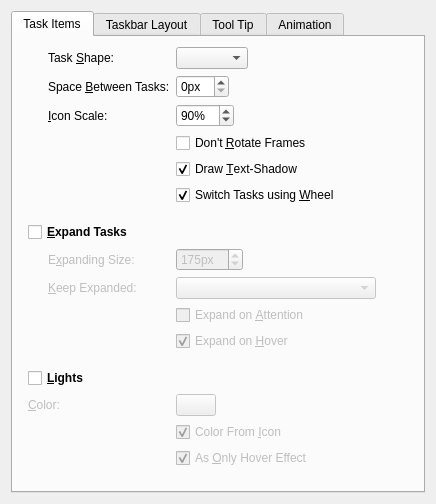
<?xml version="1.0" encoding="UTF-8"?>
<ui version="4.0">
 <class>Appearance</class>
 <widget class="QWidget" name="Appearance">
  <property name="geometry">
   <rect>
    <x>0</x>
    <y>0</y>
    <width>436</width>
    <height>504</height>
   </rect>
  </property>
  <property name="windowTitle">
   <string>Appearance</string>
  </property>
  <property name="accessibleName">
   <string>Appearance</string>
  </property>
  <layout class="QGridLayout" name="gridLayout">
   <item row="0" column="1">
    <widget class="QTabWidget" name="tabWidget">
     <property name="currentIndex">
      <number>0</number>
     </property>
     <widget class="QWidget" name="taskItemsTab">
      <attribute name="title">
       <string>Task Items</string>
      </attribute>
      <layout class="QFormLayout" name="formLayout">
       <property name="fieldGrowthPolicy">
        <enum>QFormLayout::ExpandingFieldsGrow</enum>
       </property>
       <property name="leftMargin">
        <number>15</number>
       </property>
       <property name="topMargin">
        <number>10</number>
       </property>
       <property name="rightMargin">
        <number>15</number>
       </property>
       <property name="bottomMargin">
        <number>10</number>
       </property>
       <item row="1" column="0">
        <widget class="QLabel" name="taskShapeLabel">
         <property name="text">
          <string>Task &amp;Shape:</string>
         </property>
         <property name="alignment">
          <set>Qt::AlignLeading|Qt::AlignLeft|Qt::AlignVCenter</set>
         </property>
         <property name="indent">
          <number>20</number>
         </property>
         <property name="buddy">
          <cstring>shape</cstring>
         </property>
        </widget>
       </item>
       <item row="1" column="1">
        <widget class="QComboBox" name="shape">
         <property name="toolTip">
          <string>&lt;p&gt;This setting is only effective when there is enough room in the taskbar to display the task items in the according shape.&lt;/p&gt;

&lt;h4&gt;Rectangle&lt;/h4&gt;
&lt;p&gt;Displays collapsed task items as rectangles.&lt;/p&gt;

&lt;h4&gt;Square&lt;/h4&gt;
&lt;p&gt;Displays collapsed task items as squares.&lt;/p&gt;</string>
         </property>
        </widget>
       </item>
       <item row="3" column="0">
        <widget class="QLabel" name="spaceLabel">
         <property name="text">
          <string>Space &amp;Between Tasks:</string>
         </property>
         <property name="alignment">
          <set>Qt::AlignLeading|Qt::AlignLeft|Qt::AlignVCenter</set>
         </property>
         <property name="indent">
          <number>20</number>
         </property>
         <property name="buddy">
          <cstring>taskSpacing</cstring>
         </property>
        </widget>
       </item>
       <item row="3" column="1">
        <widget class="QSpinBox" name="taskSpacing">
         <property name="suffix">
          <string>px</string>
         </property>
         <property name="maximum">
          <number>15</number>
         </property>
        </widget>
       </item>
       <item row="5" column="0">
        <widget class="QLabel" name="iconScaleLabel">
         <property name="text">
          <string>&amp;Icon Scale:</string>
         </property>
         <property name="alignment">
          <set>Qt::AlignLeading|Qt::AlignLeft|Qt::AlignVCenter</set>
         </property>
         <property name="indent">
          <number>20</number>
         </property>
         <property name="buddy">
          <cstring>iconScale</cstring>
         </property>
        </widget>
       </item>
       <item row="5" column="1">
        <widget class="QSpinBox" name="iconScale">
         <property name="toolTip">
          <string>The scale of the task icons in relation to the height/width (whatever is smaller) of the task item.</string>
         </property>
         <property name="suffix">
          <string>%</string>
         </property>
         <property name="minimum">
          <number>10</number>
         </property>
         <property name="maximum">
          <number>100</number>
         </property>
         <property name="value">
          <number>90</number>
         </property>
        </widget>
       </item>
       <item row="9" column="0" colspan="2">
        <spacer name="verticalSpacer">
         <property name="orientation">
          <enum>Qt::Vertical</enum>
         </property>
         <property name="sizeType">
          <enum>QSizePolicy::Fixed</enum>
         </property>
         <property name="sizeHint" stdset="0">
          <size>
           <width>20</width>
           <height>5</height>
          </size>
         </property>
        </spacer>
       </item>
       <item row="10" column="0">
        <widget class="QCheckBox" name="expandTasks">
         <property name="sizePolicy">
          <sizepolicy hsizetype="Preferred" vsizetype="Fixed">
           <horstretch>0</horstretch>
           <verstretch>0</verstretch>
          </sizepolicy>
         </property>
         <property name="font">
          <font>
           <weight>75</weight>
           <bold>true</bold>
          </font>
         </property>
         <property name="text">
          <string>&amp;Expand Tasks</string>
         </property>
        </widget>
       </item>
       <item row="13" column="0">
        <widget class="QLabel" name="expandingSizeLabel">
         <property name="enabled">
          <bool>false</bool>
         </property>
         <property name="text">
          <string>E&amp;xpanding Size:</string>
         </property>
         <property name="indent">
          <number>20</number>
         </property>
         <property name="buddy">
          <cstring>expandingSize</cstring>
         </property>
        </widget>
       </item>
       <item row="13" column="1">
        <widget class="QSpinBox" name="expandingSize">
         <property name="enabled">
          <bool>false</bool>
         </property>
         <property name="toolTip">
          <string>This is the additional size that gets added to a task item when it expands. Keep in mind that the task items might not be able to expand fully when there is not enough room.</string>
         </property>
         <property name="suffix">
          <string>px</string>
         </property>
         <property name="minimum">
          <number>20</number>
         </property>
         <property name="maximum">
          <number>1000</number>
         </property>
         <property name="value">
          <number>175</number>
         </property>
        </widget>
       </item>
       <item row="16" column="0">
        <widget class="QLabel" name="keepExpandedLabel">
         <property name="enabled">
          <bool>false</bool>
         </property>
         <property name="text">
          <string>&amp;Keep Expanded:</string>
         </property>
         <property name="alignment">
          <set>Qt::AlignLeading|Qt::AlignLeft|Qt::AlignVCenter</set>
         </property>
         <property name="indent">
          <number>20</number>
         </property>
         <property name="buddy">
          <cstring>keepExpanded</cstring>
         </property>
        </widget>
       </item>
       <item row="16" column="1">
        <widget class="QComboBox" name="keepExpanded">
         <property name="enabled">
          <bool>false</bool>
         </property>
         <property name="minimumSize">
          <size>
           <width>200</width>
           <height>0</height>
          </size>
         </property>
         <property name="sizeAdjustPolicy">
          <enum>QComboBox::AdjustToContentsOnFirstShow</enum>
         </property>
        </widget>
       </item>
       <item row="19" column="0" colspan="2">
        <spacer name="verticalSpacer_2">
         <property name="orientation">
          <enum>Qt::Vertical</enum>
         </property>
         <property name="sizeType">
          <enum>QSizePolicy::Fixed</enum>
         </property>
         <property name="sizeHint" stdset="0">
          <size>
           <width>20</width>
           <height>5</height>
          </size>
         </property>
        </spacer>
       </item>
       <item row="20" column="0">
        <widget class="QCheckBox" name="lights">
         <property name="sizePolicy">
          <sizepolicy hsizetype="Preferred" vsizetype="Fixed">
           <horstretch>0</horstretch>
           <verstretch>0</verstretch>
          </sizepolicy>
         </property>
         <property name="font">
          <font>
           <weight>75</weight>
           <bold>true</bold>
          </font>
         </property>
         <property name="toolTip">
          <string>When this is checked a blob of light is drawn on the task items when you hover them or when they demand attention.</string>
         </property>
         <property name="text">
          <string>&amp;Lights</string>
         </property>
        </widget>
       </item>
       <item row="22" column="1">
        <widget class="KColorButton" name="lightColor">
         <property name="enabled">
          <bool>false</bool>
         </property>
         <property name="color">
          <color alpha="200">
           <red>78</red>
           <green>196</green>
           <blue>249</blue>
          </color>
         </property>
         <property name="defaultColor">
          <color alpha="200">
           <red>78</red>
           <green>196</green>
           <blue>249</blue>
          </color>
         </property>
        </widget>
       </item>
       <item row="18" column="1">
        <widget class="QCheckBox" name="expandOnHover">
         <property name="enabled">
          <bool>false</bool>
         </property>
         <property name="text">
          <string>Expand on &amp;Hover</string>
         </property>
         <property name="checked">
          <bool>true</bool>
         </property>
        </widget>
       </item>
       <item row="6" column="1">
        <widget class="QCheckBox" name="dontRotateFrame">
         <property name="toolTip">
          <string>For some plasma themes task items might look better when their frames are not rotated. This only concerns vertical layouts, e.g. when you place the taskbar at the left (or right) screen edge.</string>
         </property>
         <property name="text">
          <string>Don't &amp;Rotate Frames</string>
         </property>
        </widget>
       </item>
       <item row="24" column="1">
        <widget class="QCheckBox" name="onlyLights">
         <property name="enabled">
          <bool>false</bool>
         </property>
         <property name="toolTip">
          <string>Usually a different frame for hovered task items is used. But for some plasma themes this might look ugly in combination with the light effect. Using this option you can deactivate the usage of a different task item frame on hover.</string>
         </property>
         <property name="text">
          <string>As &amp;Only Hover Effect</string>
         </property>
         <property name="checked">
          <bool>true</bool>
         </property>
        </widget>
       </item>
       <item row="7" column="1">
        <widget class="QCheckBox" name="textShadow">
         <property name="text">
          <string>Draw &amp;Text-Shadow</string>
         </property>
         <property name="checked">
          <bool>true</bool>
         </property>
        </widget>
       </item>
       <item row="23" column="1">
        <widget class="QCheckBox" name="lightColorFromIcon">
         <property name="enabled">
          <bool>false</bool>
         </property>
         <property name="toolTip">
          <string>When this is checked the dominant color of the task icon is used as the light color. When only an ugly (grayish) color could be extracted the color specified above is used instead.</string>
         </property>
         <property name="text">
          <string>Color From &amp;Icon</string>
         </property>
         <property name="checked">
          <bool>true</bool>
         </property>
        </widget>
       </item>
       <item row="22" column="0">
        <widget class="QLabel" name="colorLabel">
         <property name="enabled">
          <bool>false</bool>
         </property>
         <property name="text">
          <string>&amp;Color:</string>
         </property>
         <property name="buddy">
          <cstring>lightColor</cstring>
         </property>
        </widget>
       </item>
       <item row="8" column="1">
        <widget class="QCheckBox" name="scrollSwitchTasks">
         <property name="text">
          <string>Switch Tasks using &amp;Wheel</string>
         </property>
         <property name="checked">
          <bool>true</bool>
         </property>
        </widget>
       </item>
       <item row="17" column="1">
        <widget class="QCheckBox" name="expandOnAttention">
         <property name="enabled">
          <bool>false</bool>
         </property>
         <property name="text">
          <string>Expand on &amp;Attention</string>
         </property>
        </widget>
       </item>
      </layout>
     </widget>
     <widget class="QWidget" name="taskbarLayoutTab">
      <attribute name="title">
       <string>Taskbar Layout</string>
      </attribute>
      <layout class="QFormLayout" name="formLayout_4">
       <property name="fieldGrowthPolicy">
        <enum>QFormLayout::ExpandingFieldsGrow</enum>
       </property>
       <property name="leftMargin">
        <number>15</number>
       </property>
       <property name="topMargin">
        <number>10</number>
       </property>
       <property name="rightMargin">
        <number>15</number>
       </property>
       <property name="bottomMargin">
        <number>10</number>
       </property>
       <item row="0" column="0" colspan="2">
        <widget class="QLabel" name="label_2">
         <property name="font">
          <font>
           <weight>75</weight>
           <bold>true</bold>
          </font>
         </property>
         <property name="text">
          <string>Row Constraints</string>
         </property>
        </widget>
       </item>
       <item row="2" column="0">
        <widget class="QLabel" name="minimumRowsLabel">
         <property name="text">
          <string>&amp;Minimum Rows:</string>
         </property>
         <property name="alignment">
          <set>Qt::AlignLeading|Qt::AlignLeft|Qt::AlignVCenter</set>
         </property>
         <property name="indent">
          <number>20</number>
         </property>
         <property name="buddy">
          <cstring>minimumRows</cstring>
         </property>
        </widget>
       </item>
       <item row="2" column="1">
        <widget class="QSpinBox" name="minimumRows">
         <property name="toolTip">
          <string>This defines the minimum row count. Some layouts stretch the filled rows in order to fill any empty space. This way the displayed rows might be still fewer than this value.</string>
         </property>
         <property name="minimum">
          <number>1</number>
         </property>
         <property name="maximum">
          <number>128</number>
         </property>
        </widget>
       </item>
       <item row="5" column="0">
        <widget class="QLabel" name="maximumRowsLabel">
         <property name="text">
          <string>Ma&amp;ximum Rows:</string>
         </property>
         <property name="alignment">
          <set>Qt::AlignLeading|Qt::AlignLeft|Qt::AlignVCenter</set>
         </property>
         <property name="indent">
          <number>20</number>
         </property>
         <property name="buddy">
          <cstring>maximumRows</cstring>
         </property>
        </widget>
       </item>
       <item row="5" column="1">
        <widget class="QSpinBox" name="maximumRows">
         <property name="toolTip">
          <string>This defines the maximum row count.</string>
         </property>
         <property name="minimum">
          <number>1</number>
         </property>
         <property name="maximum">
          <number>128</number>
         </property>
         <property name="value">
          <number>3</number>
         </property>
        </widget>
       </item>
       <item row="6" column="0" colspan="2">
        <spacer name="verticalSpacer_3">
         <property name="orientation">
          <enum>Qt::Vertical</enum>
         </property>
         <property name="sizeType">
          <enum>QSizePolicy::Fixed</enum>
         </property>
         <property name="sizeHint" stdset="0">
          <size>
           <width>20</width>
           <height>5</height>
          </size>
         </property>
        </spacer>
       </item>
       <item row="7" column="0" colspan="2">
        <layout class="QHBoxLayout" name="horizontalLayout_2">
         <item>
          <widget class="QLabel" name="taskbarLayoutLabel">
           <property name="font">
            <font>
             <weight>75</weight>
             <bold>true</bold>
            </font>
           </property>
           <property name="text">
            <string>&amp;Layout:</string>
           </property>
           <property name="alignment">
            <set>Qt::AlignLeading|Qt::AlignLeft|Qt::AlignVCenter</set>
           </property>
           <property name="buddy">
            <cstring>taskbarLayout</cstring>
           </property>
          </widget>
         </item>
         <item>
          <widget class="QComboBox" name="taskbarLayout">
           <property name="toolTip">
            <string>&lt;p&gt;The layout is responsible for the size and placement of the task items.
Each of the provided layouts has other advantages and disadvantages.
Because I can't decide which layouting strategy is best suited for this purpose I include several choices for now.&lt;/p&gt;

&lt;h4&gt;By Taskbar Shape&lt;/h4&gt;
&lt;p&gt;This layout creates as much rows as are needed so that following condition is met:&lt;/p&gt;
&lt;pre&gt;row height &amp;times; row aspect ratio &amp;le; row width&lt;/pre&gt;
&lt;p&gt;However, if this would yield empty rows the filled rows are scaled in height so that the whole task bar space is covered.&lt;/p&gt;

&lt;h4&gt;Maximum Squeeze&lt;/h4&gt;
&lt;p&gt;Because the width of the task items depends of their height the more rows there are the less room the items occupy.
This layout sets the width of the task items always to the width they would have when the row count would have reached the maximally allowed value.

&lt;h4&gt;Fixed Item Number per Row&lt;/h4&gt;
&lt;p&gt;This layout always put the configured number of task items into one row, unless there would not be enough room for all task items.
Then the items are distributed evenly over the rows.&lt;/p&gt;

&lt;h4&gt;Limited Squeeze&lt;/h4&gt;
&lt;p&gt;This layout tries to squeeze the task items only up to a given maximum squeeze ratio. If it would have to squeeze them more than that it creates a new row. Currently this layout is the only one that respects the “Prefer Grouping” setting.&lt;/p&gt;

&lt;h4&gt;Fixed Maximum Item Height&lt;/h4&gt;
&lt;p&gt;This layout always assumes the configured height of the task items.
Through the dependency between the width and height of the task items this leads to a specific distribution of the items.
This layout does not fill empty space by up-scaling the rows.&lt;/p&gt;</string>
           </property>
          </widget>
         </item>
         <item>
          <spacer name="horizontalSpacer_2">
           <property name="orientation">
            <enum>Qt::Horizontal</enum>
           </property>
           <property name="sizeHint" stdset="0">
            <size>
             <width>0</width>
             <height>0</height>
            </size>
           </property>
          </spacer>
         </item>
        </layout>
       </item>
       <item row="8" column="0">
        <widget class="QLabel" name="rowAspectRatioLabel">
         <property name="enabled">
          <bool>false</bool>
         </property>
         <property name="text">
          <string>Row &amp;Aspect Ratio:</string>
         </property>
         <property name="buddy">
          <cstring>rowAspectRatio</cstring>
         </property>
        </widget>
       </item>
       <item row="8" column="1">
        <widget class="QDoubleSpinBox" name="rowAspectRatio">
         <property name="enabled">
          <bool>false</bool>
         </property>
         <property name="toolTip">
          <string>The “By Taskbar Shape” layout uses this value to determine how many rows should be created.</string>
         </property>
         <property name="decimals">
          <number>1</number>
         </property>
         <property name="minimum">
          <double>0.100000000000000</double>
         </property>
         <property name="singleStep">
          <double>0.100000000000000</double>
         </property>
         <property name="value">
          <double>1.500000000000000</double>
         </property>
        </widget>
       </item>
       <item row="9" column="0">
        <widget class="QLabel" name="itemsPerRowLabel">
         <property name="enabled">
          <bool>false</bool>
         </property>
         <property name="text">
          <string>&amp;Items per Row:</string>
         </property>
         <property name="indent">
          <number>20</number>
         </property>
         <property name="buddy">
          <cstring>itemsPerRow</cstring>
         </property>
        </widget>
       </item>
       <item row="9" column="1">
        <widget class="QSpinBox" name="itemsPerRow">
         <property name="enabled">
          <bool>false</bool>
         </property>
         <property name="toolTip">
          <string>The “Fixed Item Number per Row” layout uses this amount to fill the rows with task items.</string>
         </property>
         <property name="value">
          <number>14</number>
         </property>
        </widget>
       </item>
       <item row="10" column="0">
        <widget class="QLabel" name="itemHeightLabel">
         <property name="enabled">
          <bool>false</bool>
         </property>
         <property name="text">
          <string>Maximum Item &amp;Height:</string>
         </property>
         <property name="indent">
          <number>20</number>
         </property>
         <property name="buddy">
          <cstring>itemHeight</cstring>
         </property>
        </widget>
       </item>
       <item row="10" column="1">
        <widget class="QSpinBox" name="itemHeight">
         <property name="enabled">
          <bool>false</bool>
         </property>
         <property name="toolTip">
          <string>The “Fixed Maximum Item Height” layout uses this value to determine the size of the task items.</string>
         </property>
         <property name="suffix">
          <string>px</string>
         </property>
         <property name="value">
          <number>60</number>
         </property>
        </widget>
       </item>
       <item row="11" column="0">
        <widget class="QLabel" name="squeezeRatioLabel">
         <property name="enabled">
          <bool>false</bool>
         </property>
         <property name="text">
          <string>Maximum &amp;Squeeze Ratio:</string>
         </property>
         <property name="buddy">
          <cstring>squeezeRatio</cstring>
         </property>
        </widget>
       </item>
       <item row="11" column="1">
        <widget class="QDoubleSpinBox" name="squeezeRatio">
         <property name="enabled">
          <bool>false</bool>
         </property>
         <property name="toolTip">
          <string>&lt;p&gt;The “Limited Squeeze” layout tries not to squeeze items so that &lt;tt&gt;squeezed item width / item width &amp;ge; maximum squeeze ratio&lt;/tt&gt;.&lt;/p&gt;</string>
         </property>
         <property name="decimals">
          <number>1</number>
         </property>
         <property name="maximum">
          <double>1.000000000000000</double>
         </property>
         <property name="singleStep">
          <double>0.100000000000000</double>
         </property>
         <property name="value">
          <double>0.600000000000000</double>
         </property>
        </widget>
       </item>
       <item row="12" column="1">
        <widget class="QCheckBox" name="preferGrouping">
         <property name="enabled">
          <bool>false</bool>
         </property>
         <property name="toolTip">
          <string>Prefere grouping of tasks over the creation of new rows (currently only supported by the Limited Squeeze” layout).</string>
         </property>
         <property name="text">
          <string>&amp;Prefer Grouping</string>
         </property>
        </widget>
       </item>
      </layout>
     </widget>
     <widget class="QWidget" name="toolTipTab">
      <attribute name="title">
       <string>Tool Tip</string>
      </attribute>
      <layout class="QFormLayout" name="formLayout_3">
       <property name="leftMargin">
        <number>15</number>
       </property>
       <property name="topMargin">
        <number>10</number>
       </property>
       <property name="rightMargin">
        <number>15</number>
       </property>
       <property name="bottomMargin">
        <number>10</number>
       </property>
       <item row="1" column="0">
        <widget class="QLabel" name="previewLayoutLabel">
         <property name="text">
          <string>Preview St&amp;yle:</string>
         </property>
         <property name="alignment">
          <set>Qt::AlignLeading|Qt::AlignLeft|Qt::AlignVCenter</set>
         </property>
         <property name="indent">
          <number>20</number>
         </property>
         <property name="buddy">
          <cstring>previewLayout</cstring>
         </property>
        </widget>
       </item>
       <item row="1" column="1">
        <widget class="QComboBox" name="previewLayout">
         <property name="toolTip">
          <string>&lt;h4&gt;Classic&lt;/h4&gt;
&lt;p&gt;&lt;img src=&quot;:/imgs/imgs/classic-style.png&quot; /&gt;&lt;/p&gt;

&lt;h4&gt;New&lt;/h4&gt;
&lt;p&gt;&lt;img src=&quot;:/imgs/imgs/new-style.png&quot; /&gt;&lt;/p&gt;</string>
         </property>
        </widget>
       </item>
       <item row="2" column="0">
        <widget class="QLabel" name="maxPreviewSizeLabel">
         <property name="text">
          <string>Preview Si&amp;ze:</string>
         </property>
         <property name="alignment">
          <set>Qt::AlignLeading|Qt::AlignLeft|Qt::AlignVCenter</set>
         </property>
         <property name="indent">
          <number>20</number>
         </property>
         <property name="buddy">
          <cstring>maxPreviewSize</cstring>
         </property>
        </widget>
       </item>
       <item row="2" column="1">
        <widget class="QSpinBox" name="maxPreviewSize">
         <property name="toolTip">
          <string>This value defines the maximum length of one side of window previews.</string>
         </property>
         <property name="suffix">
          <string>px</string>
         </property>
         <property name="minimum">
          <number>5</number>
         </property>
         <property name="maximum">
          <number>500</number>
         </property>
         <property name="value">
          <number>200</number>
         </property>
        </widget>
       </item>
       <item row="0" column="0" colspan="2">
        <layout class="QHBoxLayout" name="horizontalLayout">
         <item>
          <widget class="QLabel" name="toolTipKindLabel">
           <property name="sizePolicy">
            <sizepolicy hsizetype="Preferred" vsizetype="Preferred">
             <horstretch>0</horstretch>
             <verstretch>0</verstretch>
            </sizepolicy>
           </property>
           <property name="font">
            <font>
             <weight>75</weight>
             <bold>true</bold>
            </font>
           </property>
           <property name="text">
            <string>Tool Tip &amp;Type:</string>
           </property>
           <property name="alignment">
            <set>Qt::AlignLeading|Qt::AlignLeft|Qt::AlignVCenter</set>
           </property>
           <property name="buddy">
            <cstring>toolTipKind</cstring>
           </property>
          </widget>
         </item>
         <item>
          <widget class="QComboBox" name="toolTipKind">
           <property name="toolTip">
            <string>&lt;h4&gt;None&lt;/h4&gt;
&lt;p&gt;Don't display tool tips.&lt;/p&gt;

&lt;h4&gt;Smooth&lt;/h4&gt;
&lt;p&gt;Use advanced tool tips for the task items. These tool tips show window previews that can be clicked to activate the corresponding window. When you hover the preview the window gets highlighted. However, this kind of tool tip is not well integrated with plasma.&lt;/p&gt;

&lt;h4&gt;Plasma&lt;/h4&gt;
&lt;p&gt;Use native plasma tool tips. This kind of tool tips do not provide the features described above. Instead they integrate well with other applet's tool tips and move animated across applets.&lt;/p&gt;</string>
           </property>
          </widget>
         </item>
         <item>
          <spacer name="horizontalSpacer">
           <property name="orientation">
            <enum>Qt::Horizontal</enum>
           </property>
           <property name="sizeHint" stdset="0">
            <size>
             <width>0</width>
             <height>0</height>
            </size>
           </property>
          </spacer>
         </item>
        </layout>
       </item>
       <item row="3" column="1">
        <widget class="QSpinBox" name="tooltipMoveDuration">
         <property name="suffix">
          <string>ms</string>
         </property>
         <property name="maximum">
          <number>2000</number>
         </property>
         <property name="value">
          <number>500</number>
         </property>
        </widget>
       </item>
       <item row="3" column="0">
        <widget class="QLabel" name="tooltipMoveDurationLabel">
         <property name="text">
          <string>Move &amp;Duration:</string>
         </property>
         <property name="buddy">
          <cstring>tooltipMoveDuration</cstring>
         </property>
        </widget>
       </item>
       <item row="4" column="0">
        <widget class="QLabel" name="highlightDelayLabel">
         <property name="text">
          <string>&amp;Highlight Delay:</string>
         </property>
         <property name="buddy">
          <cstring>highlightDelay</cstring>
         </property>
        </widget>
       </item>
       <item row="4" column="1">
        <widget class="QSpinBox" name="highlightDelay">
         <property name="suffix">
          <string>ms</string>
         </property>
         <property name="minimum">
          <number>50</number>
         </property>
         <property name="maximum">
          <number>1000</number>
         </property>
        </widget>
       </item>
      </layout>
     </widget>
     <widget class="QWidget" name="animationTab">
      <attribute name="title">
       <string>Animation</string>
      </attribute>
      <layout class="QFormLayout" name="formLayout_2">
       <property name="fieldGrowthPolicy">
        <enum>QFormLayout::ExpandingFieldsGrow</enum>
       </property>
       <property name="leftMargin">
        <number>15</number>
       </property>
       <property name="topMargin">
        <number>10</number>
       </property>
       <property name="rightMargin">
        <number>15</number>
       </property>
       <property name="bottomMargin">
        <number>10</number>
       </property>
       <item row="0" column="0">
        <widget class="QLabel" name="animationDurationLabel">
         <property name="text">
          <string>&amp;Animation Duration:</string>
         </property>
         <property name="alignment">
          <set>Qt::AlignLeading|Qt::AlignLeft|Qt::AlignVCenter</set>
         </property>
         <property name="indent">
          <number>20</number>
         </property>
         <property name="buddy">
          <cstring>animationDuration</cstring>
         </property>
        </widget>
       </item>
       <item row="0" column="1">
        <widget class="QSpinBox" name="animationDuration">
         <property name="toolTip">
          <string>This defines the duration of animations like the expansion of tasks and the delay for which a tool tip will be shown after you stopped hovering the task item or tool tip.</string>
         </property>
         <property name="suffix">
          <string>ms</string>
         </property>
         <property name="minimum">
          <number>0</number>
         </property>
         <property name="maximum">
          <number>5000</number>
         </property>
         <property name="value">
          <number>250</number>
         </property>
        </widget>
       </item>
      </layout>
     </widget>
    </widget>
   </item>
  </layout>
 </widget>
 <customwidgets>
  <customwidget>
   <class>KColorButton</class>
   <extends>QPushButton</extends>
   <header>kcolorbutton.h</header>
  </customwidget>
 </customwidgets>
 <tabstops>
  <tabstop>tabWidget</tabstop>
  <tabstop>shape</tabstop>
  <tabstop>taskSpacing</tabstop>
  <tabstop>iconScale</tabstop>
  <tabstop>dontRotateFrame</tabstop>
  <tabstop>textShadow</tabstop>
  <tabstop>scrollSwitchTasks</tabstop>
  <tabstop>expandTasks</tabstop>
  <tabstop>expandingSize</tabstop>
  <tabstop>keepExpanded</tabstop>
  <tabstop>expandOnAttention</tabstop>
  <tabstop>expandOnHover</tabstop>
  <tabstop>lights</tabstop>
  <tabstop>lightColor</tabstop>
  <tabstop>lightColorFromIcon</tabstop>
  <tabstop>onlyLights</tabstop>
  <tabstop>minimumRows</tabstop>
  <tabstop>maximumRows</tabstop>
  <tabstop>taskbarLayout</tabstop>
  <tabstop>rowAspectRatio</tabstop>
  <tabstop>itemsPerRow</tabstop>
  <tabstop>itemHeight</tabstop>
  <tabstop>squeezeRatio</tabstop>
  <tabstop>preferGrouping</tabstop>
  <tabstop>toolTipKind</tabstop>
  <tabstop>previewLayout</tabstop>
  <tabstop>maxPreviewSize</tabstop>
  <tabstop>tooltipMoveDuration</tabstop>
  <tabstop>highlightDelay</tabstop>
  <tabstop>animationDuration</tabstop>
 </tabstops>
 <resources>
  <include location="../../resources.qrc"/>
 </resources>
 <connections>
  <connection>
   <sender>expandTasks</sender>
   <signal>toggled(bool)</signal>
   <receiver>expandingSize</receiver>
   <slot>setEnabled(bool)</slot>
   <hints>
    <hint type="sourcelabel">
     <x>136</x>
     <y>227</y>
    </hint>
    <hint type="destinationlabel">
     <x>241</x>
     <y>267</y>
    </hint>
   </hints>
  </connection>
  <connection>
   <sender>expandTasks</sender>
   <signal>toggled(bool)</signal>
   <receiver>keepExpanded</receiver>
   <slot>setEnabled(bool)</slot>
   <hints>
    <hint type="sourcelabel">
     <x>157</x>
     <y>227</y>
    </hint>
    <hint type="destinationlabel">
     <x>361</x>
     <y>286</y>
    </hint>
   </hints>
  </connection>
  <connection>
   <sender>expandTasks</sender>
   <signal>toggled(bool)</signal>
   <receiver>keepExpandedLabel</receiver>
   <slot>setEnabled(bool)</slot>
   <hints>
    <hint type="sourcelabel">
     <x>83</x>
     <y>227</y>
    </hint>
    <hint type="destinationlabel">
     <x>150</x>
     <y>298</y>
    </hint>
   </hints>
  </connection>
  <connection>
   <sender>expandTasks</sender>
   <signal>toggled(bool)</signal>
   <receiver>expandingSizeLabel</receiver>
   <slot>setEnabled(bool)</slot>
   <hints>
    <hint type="sourcelabel">
     <x>58</x>
     <y>227</y>
    </hint>
    <hint type="destinationlabel">
     <x>117</x>
     <y>261</y>
    </hint>
   </hints>
  </connection>
  <connection>
   <sender>expandTasks</sender>
   <signal>toggled(bool)</signal>
   <receiver>expandOnHover</receiver>
   <slot>setEnabled(bool)</slot>
   <hints>
    <hint type="sourcelabel">
     <x>89</x>
     <y>227</y>
    </hint>
    <hint type="destinationlabel">
     <x>219</x>
     <y>336</y>
    </hint>
   </hints>
  </connection>
  <connection>
   <sender>lights</sender>
   <signal>toggled(bool)</signal>
   <receiver>onlyLights</receiver>
   <slot>setEnabled(bool)</slot>
   <hints>
    <hint type="sourcelabel">
     <x>162</x>
     <y>364</y>
    </hint>
    <hint type="destinationlabel">
     <x>225</x>
     <y>463</y>
    </hint>
   </hints>
  </connection>
  <connection>
   <sender>lights</sender>
   <signal>toggled(bool)</signal>
   <receiver>lightColorFromIcon</receiver>
   <slot>setEnabled(bool)</slot>
   <hints>
    <hint type="sourcelabel">
     <x>123</x>
     <y>364</y>
    </hint>
    <hint type="destinationlabel">
     <x>205</x>
     <y>423</y>
    </hint>
   </hints>
  </connection>
  <connection>
   <sender>lights</sender>
   <signal>toggled(bool)</signal>
   <receiver>colorLabel</receiver>
   <slot>setEnabled(bool)</slot>
   <hints>
    <hint type="sourcelabel">
     <x>174</x>
     <y>379</y>
    </hint>
    <hint type="destinationlabel">
     <x>173</x>
     <y>409</y>
    </hint>
   </hints>
  </connection>
  <connection>
   <sender>lights</sender>
   <signal>toggled(bool)</signal>
   <receiver>lightColor</receiver>
   <slot>setEnabled(bool)</slot>
   <hints>
    <hint type="sourcelabel">
     <x>160</x>
     <y>379</y>
    </hint>
    <hint type="destinationlabel">
     <x>217</x>
     <y>410</y>
    </hint>
   </hints>
  </connection>
  <connection>
   <sender>expandTasks</sender>
   <signal>toggled(bool)</signal>
   <receiver>expandOnAttention</receiver>
   <slot>setEnabled(bool)</slot>
   <hints>
    <hint type="sourcelabel">
     <x>79</x>
     <y>230</y>
    </hint>
    <hint type="destinationlabel">
     <x>211</x>
     <y>316</y>
    </hint>
   </hints>
  </connection>
 </connections>
</ui>
